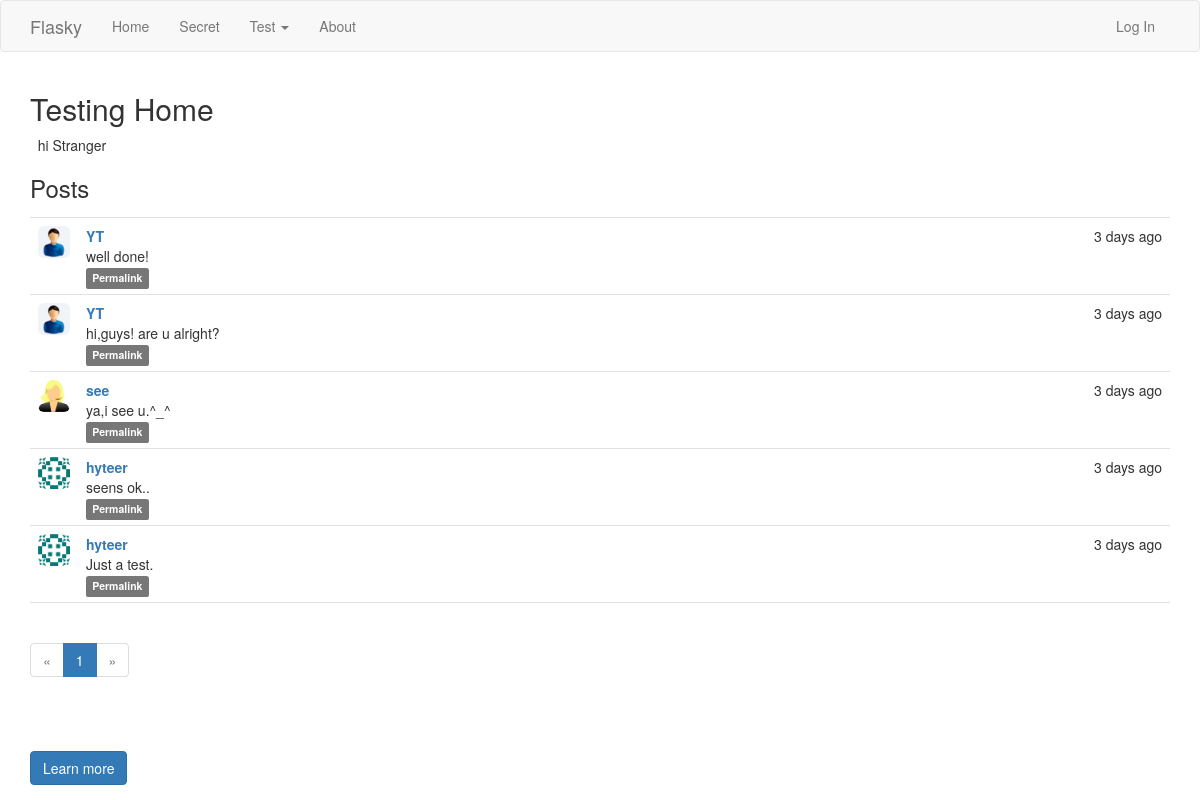
Before: / with the older database file.
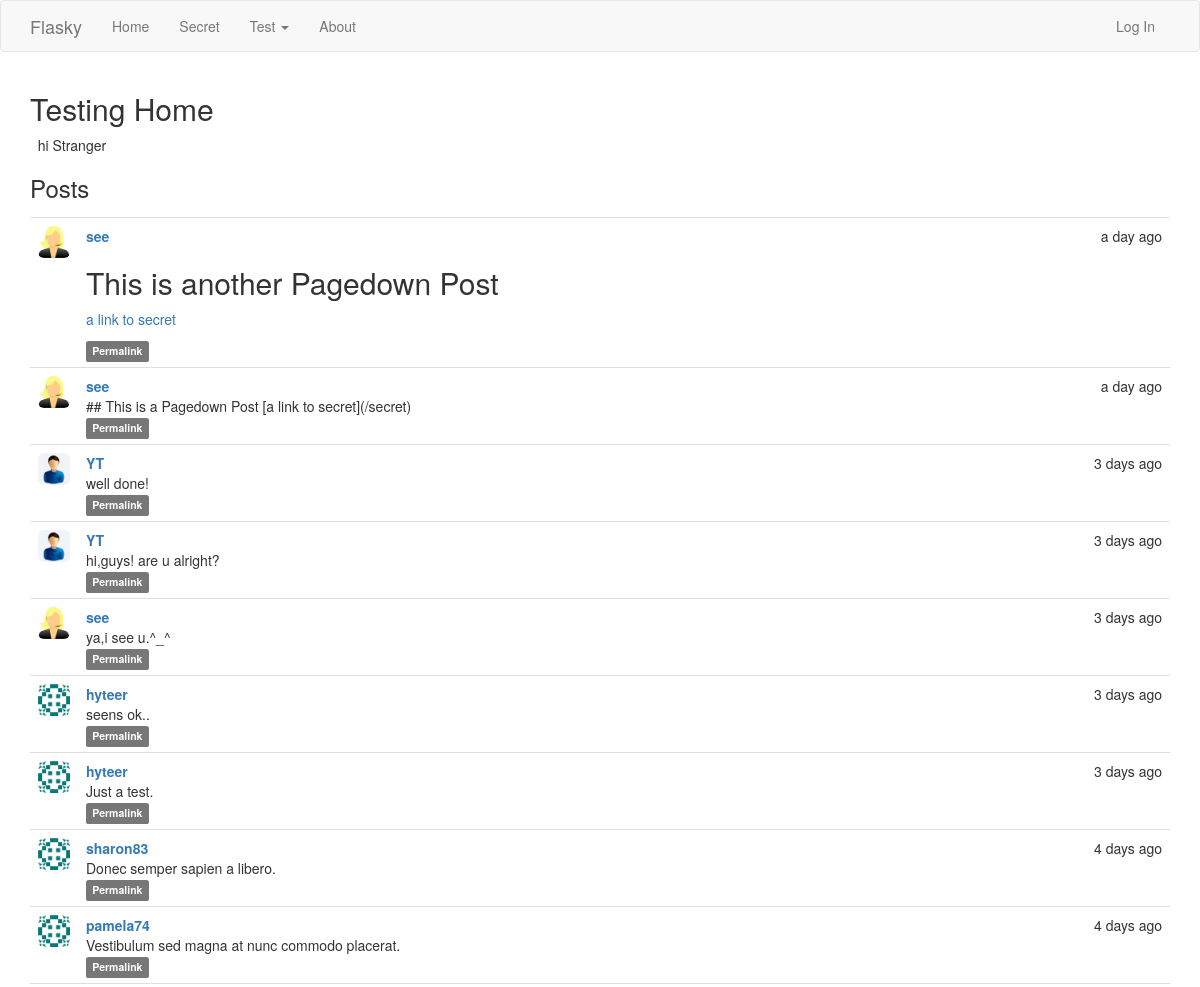
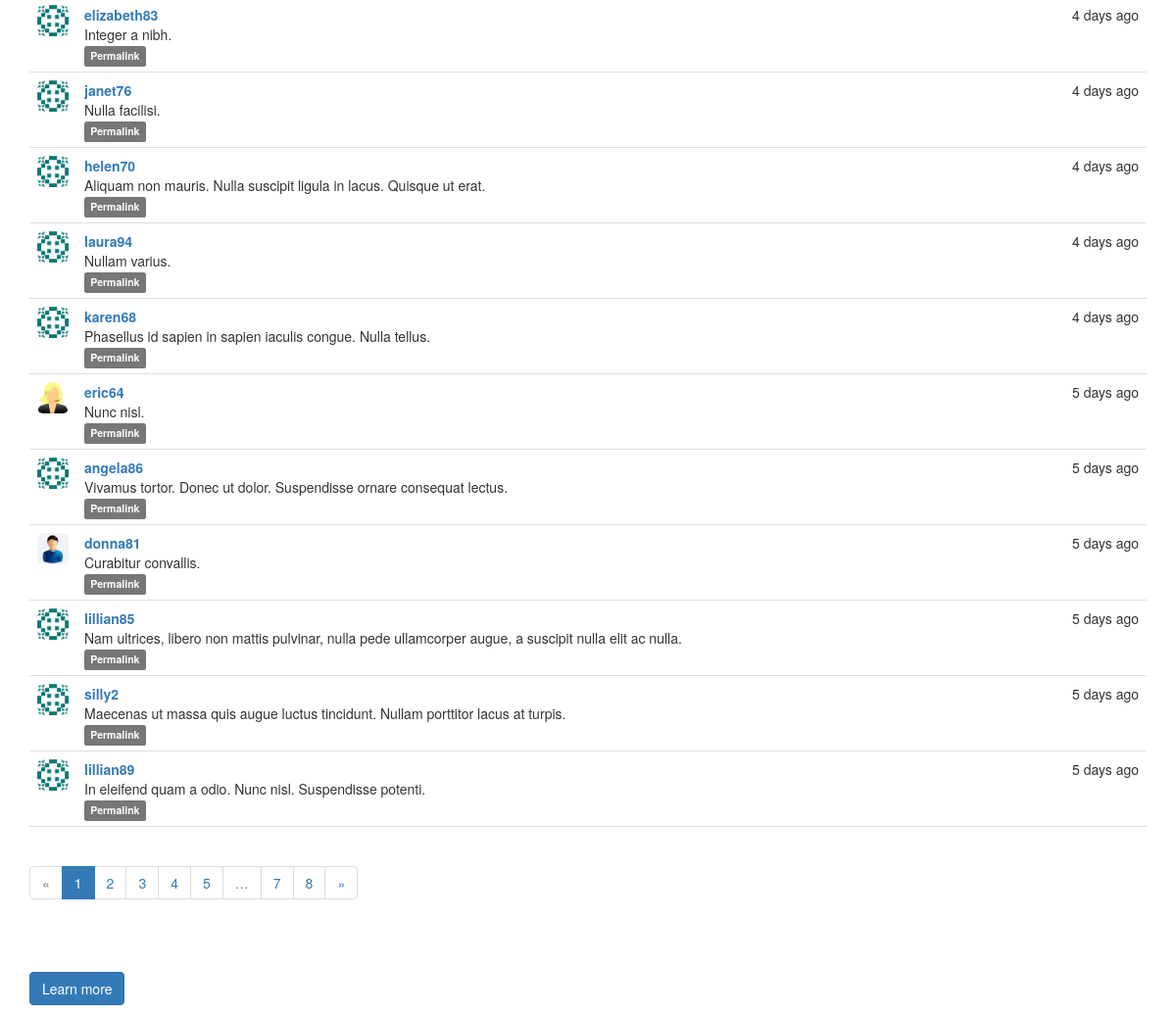
After: the same page with the newer database file (2 pictures, top to bottom).
### app/models.py (models this page shows, shortened)
class Post(db.Model):
    __tablename__ = 'posts'
    id = db.Column(db.Integer, primary_key=True)
    body = db.Column(db.Text)
    timestamp = db.Column(db.DateTime, index=True,default=datetime.utcnow)
    author_id = db.Column(db.Integer, db.ForeignKey('users.id'))
    body_html = db.Column(db.Text)

class User(UserMixin, db.Model):
    __tablename__ = 'users'
    id = db.Column(db.Integer, primary_key=True)
    email = db.Column(db.String(64), unique=True, index=True)
    username = db.Column(db.String(64), unique=True, index=True)
    role_id = db.Column(db.Integer, db.ForeignKey('roles.id'))
    password_hash = db.Column(db.String(128))
    confirmed = db.Column(db.Boolean, default=False)
    name = db.Column(db.String(64))
    sex = db.Column(db.Integer)     # 1.male 2.female 0. none
    location = db.Column(db.String(64))
    about_me = db.Column(db.Text())
    member_since = db.Column(db.DateTime(), default=datetime.utcnow)
    last_seen = db.Column(db.DateTime(), default=datetime.utcnow)
    posts = db.relationship('Post', backref='author', lazy='dynamic')
    @property
    def password(self):
        raise AttributeError('password is not a readable attribute')
    def get_avatar(self):
        if self.sex == 1:
            avatar = 'avatar/male.jpg'
            return avatar
        elif self.sex == 2:
            avatar = 'avatar/female.jpg'
            return avatar
        else:
            avatar = 'avatar/none.jpg'
            return avatar

### app/main/views.py (the view)
@main.route('/', methods=['GET','POST'])
def index():
    form = PostForm()
    if current_user.can(Permission.WRITE_ARTICLES) and form.validate_on_submit():
        print "Comes here..."
        post = Post(body=form.body.data, author=current_user._get_current_object())
        db.session.add(post)
        return redirect(url_for('.index'))
    page =  request.args.get('page',1,type=int)
    pagination = Post.query.order_by(Post.timestamp.desc()).paginate(
        page, per_page=current_app.config['FLASKY_POSTS_PER_PAGE'],error_out=False)
    posts = pagination.items
    return render_template('index.html', form=form, posts=posts,pagination=pagination)

### app/auth/views.py (called while the page is built)
@auth.before_app_request
def before_request():
    if request.endpoint == None:
        return render_template('404.html')
    if current_user.is_authenticated:
        current_user.ping()
        if not current_user.confirmed and  request.endpoint == 'user.secret':
            return redirect(url_for('auth.unconfirmed'))

### app/models.py (called while the page is built)
    def can(self, permissions):
        return False

### app/user/__init__.py (called while the page is built)
@user.app_context_processor
def inject_permissions():
    return dict(Permission=Permission)

### app/templates/index.html (shortened to what this page needs)
{% extends "base.html" %}
{% import "bootstrap/wtf.html" as wtf %}
{% import "_macros.html" as macros %}
{% block page_content %}
<div class="hero-unit">
    <h2>Testing Home</h2>
    <div class="page-content">
        <p>&nbsp; hi
            {% if current_user.is_authenticated %}{{ current_user.username }}
            {% else %}Stranger
            {% endif %}
        </p>
        <p>
        <h3>Posts</h3>
        {% include '_posts.html' %}
        {% if pagination %}
        <div class="pagination">
            {{ macros.pagination_widget(pagination, '.index') }}
        </div>
        {% endif %}
        </p>
        <br>
        <p>
        <a class="btn btn-primary btn-large">
        Learn more
        </a>
        </p>
    </div>
</div>
{% endblock %}

### app/templates/_posts.html
<ul class="posts">
            {% for post in posts %}
            <li class="post">
                <div class="post-thumbnail">
                    <a href="{{ url_for('user.user_home',username=post.author.username) }}">
                        <img class="img-rounded profile-thumbnail0" src="{{ url_for('static',filename=post.author.get_avatar()) }}" with="32" height="32">
                    </a>
                </div>
                <div class="post-content">
                    <div class="post-date">{{ moment(post.timestamp).fromNow() }}</div>
                    <div class="post-author"><a href="{{ url_for('user.user_home',username=post.author.username) }}">{{ post.author.username }}</a></div>
                    <div class="post-body">
                        {% if post.body_html %}
                            {{ post.body_html | safe }}
                        {% else %}
                            {{ post.body }}
                        {% endif %}
                    </div>
                    <div class="post-footer">
                        <a href="{{url_for('main.post', id=post.id) }}">
                            <span class="label label-default">Permalink</span>
                        </a>
                    </div>
                </div>
            </li>
            {% endfor %}
</ul>

Changed rows visible on the page:
added Post: timestamp "a day ago", author.username "see", body_html "This is another Pagedown Post a link to secret"
added Post: timestamp "a day ago", author.username "see", body "## This is a Pagedown Post [a link to secret](/secret)"
added Post: timestamp "4 days ago", author.username "sharon83", body "Donec semper sapien a libero."
added Post: timestamp "4 days ago", author.username "pamela74", body "Vestibulum sed magna at nunc commodo placerat."
added Post: timestamp "4 days ago", author.username "elizabeth83", body "Integer a nibh."
added Post: timestamp "4 days ago", author.username "janet76", body "Nulla facilisi."
added Post: timestamp "4 days ago", author.username "helen70", body "Aliquam non mauris. Nulla suscipit ligula in lacus. Quisque ut erat."
added Post: timestamp "4 days ago", author.username "laura94", body "Nullam varius."
added Post: timestamp "4 days ago", author.username "karen68", body "Phasellus id sapien in sapien iaculis congue. Nulla tellus."
added Post: timestamp "5 days ago", author.username "eric64", body "Nunc nisl."
added Post: timestamp "5 days ago", author.username "angela86", body "Vivamus tortor. Donec ut dolor. Suspendisse ornare consequat lectus."
added Post: timestamp "5 days ago", author.username "donna81", body "Curabitur convallis."
added Post: timestamp "5 days ago", author.username "lillian85", body "Nam ultrices, libero non mattis pulvinar, nulla pede ullamcorper augue, a suscipit nulla elit ac nulla."
added Post: timestamp "5 days ago", author.username "silly2", body "Maecenas ut massa quis augue luctus tincidunt. Nullam porttitor lacus at turpis."
added Post: timestamp "5 days ago", author.username "lillian89", body "In eleifend quam a odio. Nunc nisl. Suspendisse potenti."
Other visible differences:
new list line: "2"
new list line: "3"
new list line: "4"
new list line: "5"
new list line: "7"
new list line: "8"
